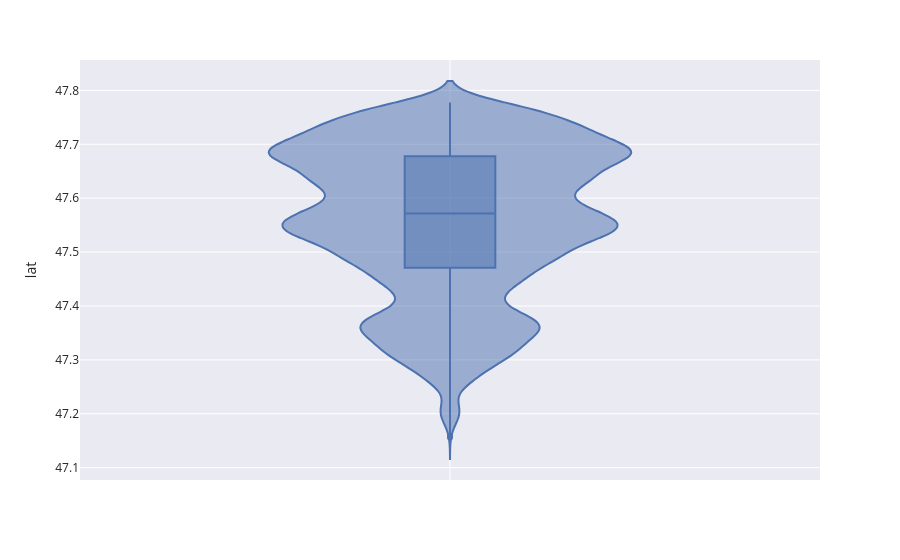

The notebook cell saved with this chart:
### Code cell
px.violin(kc, y='lat', template='seaborn', box=True)

### Figure 1 — Plotly figure (JSON) as saved in the notebook; plotly's stock layout.template omitted (floating-point values rounded to 4 significant figures; data arrays with more than 128 entries replaced by an {"elided": "..."} marker saying what was removed)
{"data": [{"alignmentgroup": "True", "box": {"visible": true}, "hovertemplate": "lat=%{y}<extra></extra>", "legendgroup": "", "marker": {"color": "rgb(76,114,176)"}, "name": "", "offsetgroup": "", "orientation": "v", "scalegroup": "True", "showlegend": false, "type": "violin", "x0": " ", "xaxis": "x", "y": {"elided": "21613 float values"}, "y0": " ", "yaxis": "y"}], "layout": {"legend": {"tracegroupgap": 0}, "margin": {"t": 60}, "violinmode": "group", "xaxis": {"anchor": "y", "domain": [0, 1]}, "yaxis": {"anchor": "x", "domain": [0, 1], "title": {"text": "lat"}}}}
